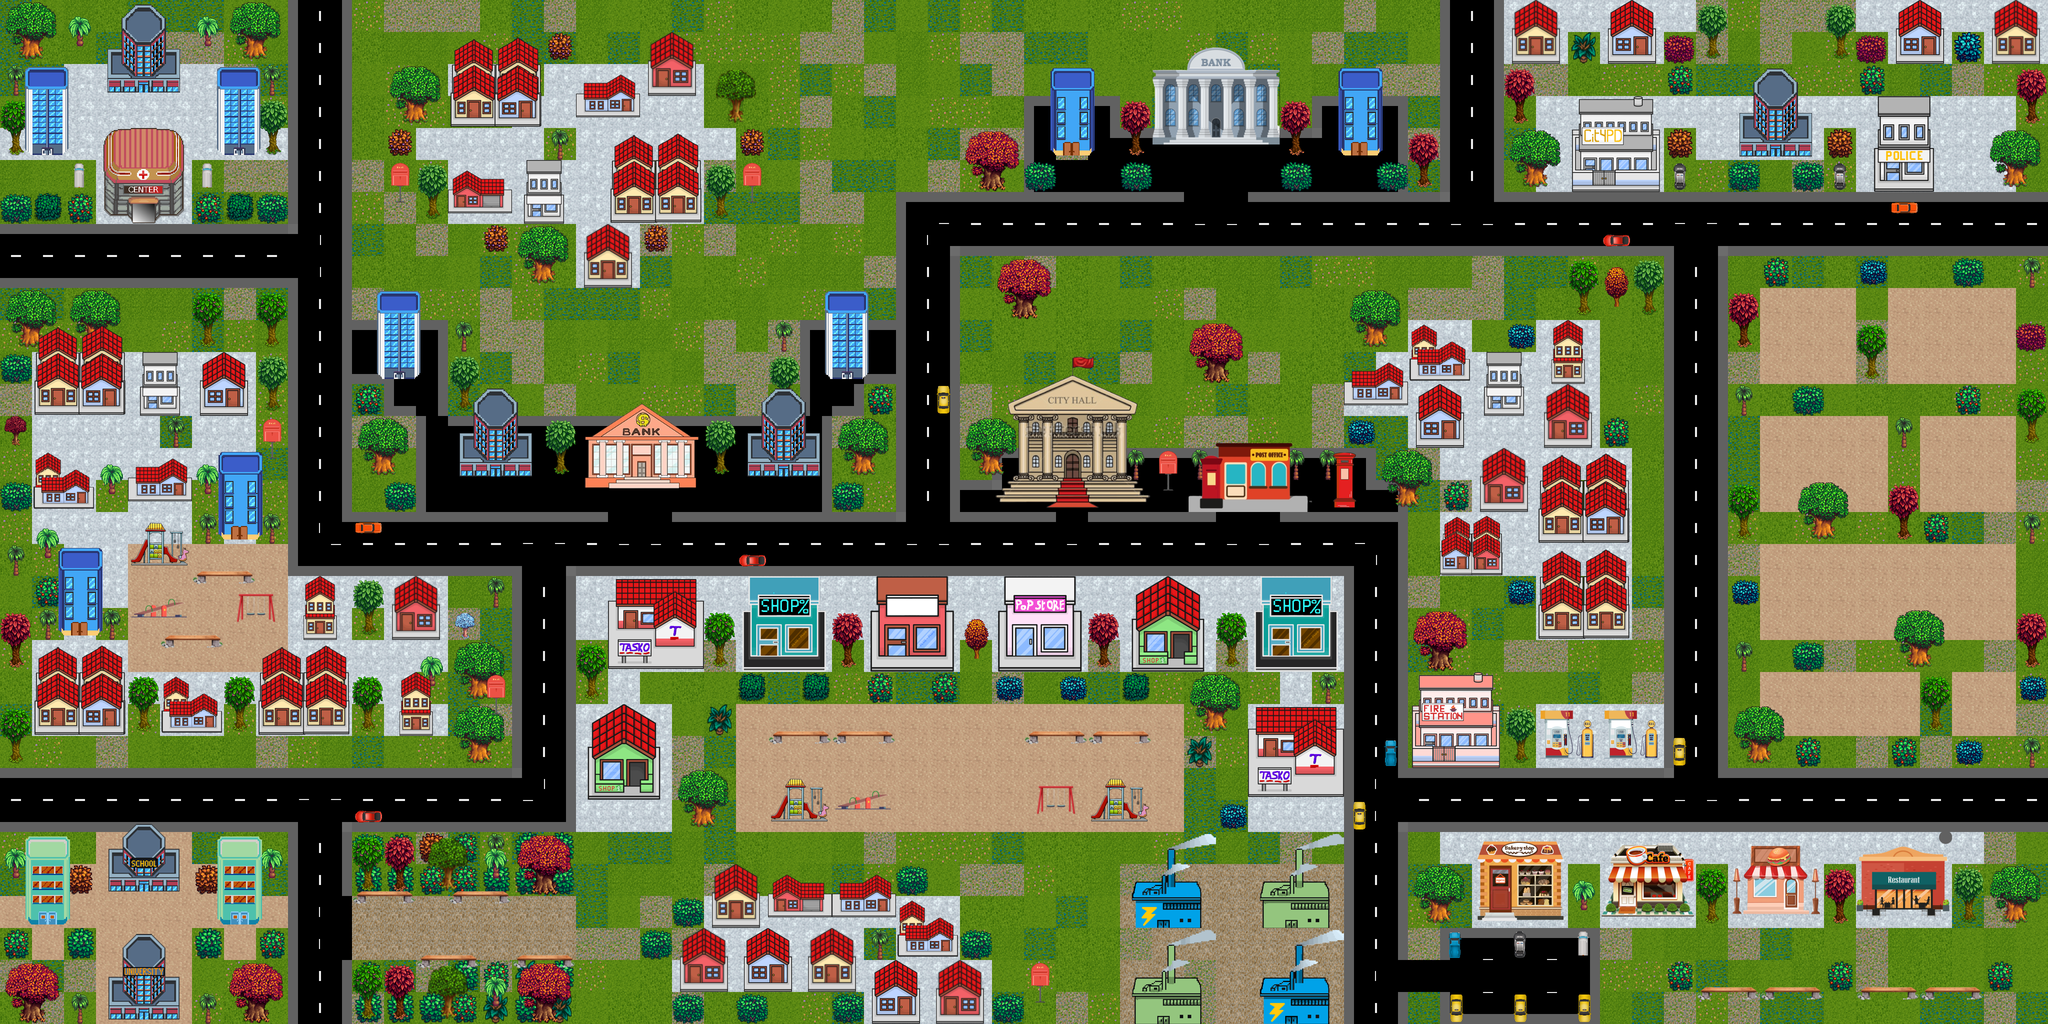

Rendered tile map (Tiled .tmx) drawn with the repository's tilesets; below, a short description and the map source with its tile grids summarised:
An orthogonal 64x32 tile map with 64x64 px tiles, 5 tile layers (Ground, Road, Layout, TreesAndCars, ...), 10 tilesets and 90 objects (3x apartment1, 2x apartment2, 2x apartment5, 2x apartment6, 2x school, ...).

<map version="1.10" tiledversion="1.10.0" orientation="orthogonal" renderorder="right-down" width="64" height="32" tilewidth="64" tileheight="64" infinite="0" nextlayerid="11" nextobjectid="110">
 <tileset firstgid="1" source="../tilesets/Grass.tsx" />
 <tileset firstgid="17" source="../tilesets/RoadTiles.tsx" />
 <tileset firstgid="34" source="../tilesets/SpecialBuildings.tsx" />
 <tileset firstgid="124" source="../tilesets/House.tsx" />
 <tileset firstgid="248" source="../tilesets/Trees.tsx" />
 <tileset firstgid="290" source="../tilesets/Park.tsx" />
 <tileset firstgid="306" source="../tilesets/Shops.tsx" />
 <tileset firstgid="372" source="../tilesets/OfflBuildings.tsx" />
 <tileset firstgid="444" source="../tilesets/CityHall.tsx" />
 <tileset firstgid="489" source="../tilesets/FoodAndCars.tsx" />
 <layer id="1" name="Ground" width="64" height="32">
  <data>[2048 cells, 2048 non-empty, 6 distinct tile ids]</data>
 </layer>
 <layer id="3" name="Road" width="64" height="32">
  <data>[2048 cells, 381 non-empty, 14 distinct tile ids]</data>
 </layer>
 <layer id="7" name="Layout" width="64" height="32">
  <data>[2048 cells, 823 non-empty, 27 distinct tile ids]</data>
 </layer>
 <layer id="6" name="TreesAndCars" width="64" height="32">
  <data>[2048 cells, 418 non-empty, 53 distinct tile ids]</data>
 </layer>
 <layer id="5" name="Buildings" width="64" height="32">
  <data>[2048 cells, 669 non-empty, 339 distinct tile ids]</data>
 </layer>
 <objectgroup id="8" name="mainPlayer">
  <object id="1" name="mainPlayer" x="274.527" y="489.579" width="48" height="48" />
 </objectgroup>
 <objectgroup id="10" name="collision">
  <object id="11" name="building" type="apartment1" x="50.6667" y="136.667" width="87" height="154" />
  <object id="12" name="building" type="apartment2" x="215.333" y="98" width="143.667" height="62.6667" />
  <object id="13" name="building" type="apartment1" x="207.877" y="257.966" width="159.592" height="171.132" rotation="359.075" />
  <object id="14" name="building" type="apartment1" x="434.5" y="138" width="87" height="150.666" />
  <object id="15" name="building" type="apartment2" x="243.333" y="9.16667" width="88.0833" height="89" />
  <object id="16" name="building" type="apartment3" x="437.833" y="905.334" width="87" height="146.333" />
  <object id="17" name="building" type="apartment4" x="114.833" y="1096.83" width="87" height="146.333" />
  <object id="18" name="building" type="apartment5" x="919.439" y="866.303" width="143.667" height="62.6667" />
  <object id="19" name="building" type="apartment5" x="948.152" y="779.636" width="88.0606" height="88" />
  <object id="20" name="building" type="apartment6" x="1496.17" y="865.303" width="143.667" height="62.6667" />
  <object id="21" name="building" type="apartment6" x="1523.97" y="777.273" width="88.0606" height="88" />
  <object id="22" name="building" type="apartment7" x="753.5" y="582.091" width="87" height="154.575" />
  <object id="23" name="building" type="apartment8" x="1649.5" y="582.122" width="87" height="153.211" />
  <object id="24" name="building" type="apartment9" x="51" y="1673.5" width="87" height="147.5" />
  <object id="25" name="building" type="apartment10" x="435.5" y="1672.92" width="87" height="147.5" />
  <object id="35" name="building" type="school" x="217" y="1697" width="142.5" height="59.5" />
  <object id="36" name="building" type="school" x="245.5" y="1649.5" width="86" height="48.5" />
  <object id="37" name="building" type="university" x="216.5" y="1953.5" width="141.5" height="58" />
  <object id="38" name="building" type="university" x="245.273" y="1868.36" width="85.0909" height="85.2727" />
  <object id="40" name="building" type="apartment11" x="2101.5" y="135.583" width="87" height="146.333" />
  <object id="41" name="building" type="apartment12" x="2677.25" y="136.583" width="87" height="146.333" />
  <object id="42" name="building" type="apartment13" x="3478.71" y="225.394" width="143.667" height="62.6667" />
  <object id="43" name="building" type="apartment13" x="3506.96" y="135.5" width="88.0833" height="89" />
  <object id="44" name="plot" type="plot1" x="3521" y="578" width="60" height="64" />
  <object id="45" name="plot" type="plot3" x="3583" y="578" width="60" height="64" />
  <object id="46" name="plot" type="plot3" x="3646" y="577" width="64" height="64" />
  <object id="47" name="plot" type="plot4" x="3521" y="643" width="60" height="64" />
  <object id="48" name="plot" type="plot5" x="3585" y="643" width="60" height="64" />
  <object id="49" name="plot" type="plot6" x="3649" y="641" width="60" height="64" />
  <object id="50" name="plot" type="plot7" x="3522" y="705" width="60" height="64" />
  <object id="51" name="plot" type="plot8" x="3586" y="706" width="60" height="64" />
  <object id="52" name="plot" type="plot9" x="3649" y="707" width="60" height="64" />
  <object id="53" name="plot" type="plot43" x="3520" y="1088" width="62.6667" height="64" />
  <object id="54" name="plot" type="plot44" x="3584" y="1088" width="62.6667" height="64" />
  <object id="55" name="plot" type="plot45" x="3648.67" y="1088.67" width="62.6667" height="64" />
  <object id="56" name="plot" type="plot46" x="3711.33" y="1088" width="62.6667" height="64" />
  <object id="57" name="plot" type="plot47" x="3776" y="1088.67" width="62.6667" height="64" />
  <object id="58" name="plot" type="plot48" x="3840" y="1088.67" width="62.6667" height="64" />
  <object id="59" name="plot" type="plot49" x="3902.67" y="1088.67" width="62.6667" height="64" />
  <object id="60" name="plot" type="plot50" x="3967.67" y="1089" width="62.6667" height="64" />
  <object id="61" name="plot" type="plot51" x="3520.67" y="1152" width="62.6667" height="64" />
  <object id="62" name="plot" type="plot59" x="3521.33" y="1218" width="62.6667" height="64" />
  <object id="63" name="plot" type="plot60" x="3584.33" y="1217.67" width="67.3334" height="64" />
  <object id="64" name="plot" type="plot52" x="3585.33" y="1153.33" width="62.6667" height="64" />
  <object id="65" name="plot" type="plot53" x="3650.67" y="1153.33" width="62.6667" height="64" />
  <object id="66" name="plot" type="plot61" x="3652" y="1216" width="62.6667" height="64" />
  <object id="67" name="plot" type="plot54" x="3715.33" y="1154" width="62.6667" height="64" />
  <object id="68" name="plot" type="plot55" x="3780" y="1154.67" width="62.6667" height="64" />
  <object id="69" name="plot" type="plot56" x="3842" y="1154.67" width="62.6667" height="64" />
  <object id="70" name="plot" type="plot57" x="3906" y="1154.67" width="62.6667" height="64" />
  <object id="71" name="plot" type="plot58" x="3968.67" y="1155.33" width="62.6667" height="64" />
  <object id="72" name="plot" type="plot62" x="3713.33" y="1218.67" width="62.6667" height="64" />
  <object id="73" name="plot" type="plot63" x="3775.33" y="1220" width="62.6667" height="64" />
  <object id="74" name="plot" type="plot64" x="3843.33" y="1218" width="62.6667" height="64" />
  <object id="75" name="plot" type="plot65" x="3908" y="1219.33" width="62.6667" height="64" />
  <object id="76" name="plot" type="plot66" x="3971.33" y="1218.67" width="62.6667" height="64" />
  <object id="77" name="plot" type="plot10" x="3776.67" y="577.333" width="62.6667" height="64" />
  <object id="78" name="plot" type="plot14" x="3776.67" y="642.667" width="62.6667" height="64" />
  <object id="79" name="plot" type="plot18" x="3776.67" y="705.333" width="62.6667" height="64" />
  <object id="80" name="plot" type="plot19" x="3840.67" y="705.333" width="62.6667" height="64" />
  <object id="81" name="plot" type="plot20" x="3905.33" y="705.333" width="62.6667" height="64" />
  <object id="82" name="plot" type="plot21" x="3968.67" y="704" width="62.6667" height="64" />
  <object id="83" name="plot" type="plot11" x="3840.67" y="577.333" width="62.6667" height="64" />
  </objectgroup>
</map>
<!-- 26 of 90 objects omitted -->